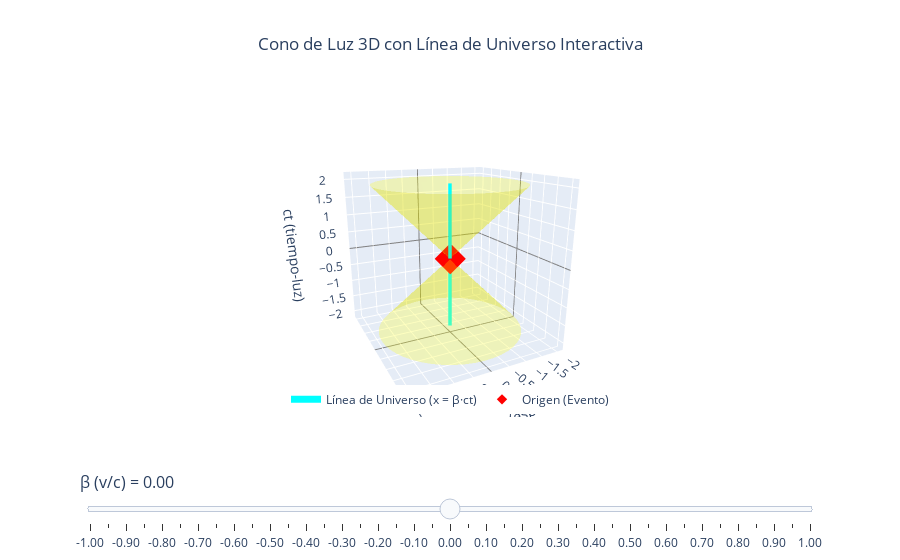

The notebook cell saved with this chart:
### Code cell
import plotly.graph_objects as go
import numpy as np

# --- Parámetros ---
CT_MAX = 2.0  # Máxima "altura" (ct) del cono y extensión de la línea de universo
N_POINTS_CONE = 50 # Puntos para definir la superficie del cono
N_POINTS_LINE = 100 # Puntos para la línea de universo

# --- Funciones para generar geometrías ---

def get_cone_surface(ct_max, n_points, future=True):
    """Genera los puntos para la superficie de un cono de luz."""
    ct_abs_vals = np.linspace(0.01, ct_max, n_points // 2) # Empezar un poco > 0 para evitar singularidad en el vértice
    theta_vals = np.linspace(0, 2 * np.pi, n_points)
    ct_grid, theta_grid = np.meshgrid(ct_abs_vals, theta_vals)
    
    x = ct_grid * np.cos(theta_grid)
    y = ct_grid * np.sin(theta_grid) # Para el cono 3D, pero la línea de universo estará en el plano y=0
    
    if future:
        z_ct = ct_grid
    else:
        z_ct = -ct_grid
        
    return x, y, z_ct

def get_world_line_3d(beta, ct_max, n_points):
    """
    Genera los puntos para la línea de universo de una partícula que se mueve
    solo a lo largo del eje x.
    La línea de universo es x = beta * ct.
    En nuestro gráfico, ct es el eje Z, x es el eje X.
    Así que: X = beta * Z
    """
    z_ct_vals = np.linspace(-ct_max, ct_max, n_points)
    x_vals = beta * z_ct_vals
    y_vals = np.zeros_like(z_ct_vals) # Movimiento solo en dirección x
    return x_vals, y_vals, z_ct_vals

# --- Crear la figura inicial ---
fig = go.Figure()

# 1. Cono de Luz Futuro
x_cone_f, y_cone_f, z_cone_f = get_cone_surface(CT_MAX, N_POINTS_CONE, future=True)
fig.add_trace(go.Surface(x=x_cone_f, y=y_cone_f, z=z_cone_f,
                         colorscale=[[0, 'yellow'], [1, 'yellow']],
                         opacity=0.25,
                         showscale=False,
                         name="Cono Futuro (ct > 0)"))

# 2. Cono de Luz Pasado
x_cone_p, y_cone_p, z_cone_p = get_cone_surface(CT_MAX, N_POINTS_CONE, future=False)
fig.add_trace(go.Surface(x=x_cone_p, y=y_cone_p, z=z_cone_p,
                         colorscale=[[0, 'yellow'], [1, 'yellow']],
                         opacity=0.25,
                         showscale=False,
                         name="Cono Pasado (ct < 0)"))

# 3. Línea de Universo (inicial con beta=0)
initial_beta = 0.0
x_wl, y_wl, z_wl = get_world_line_3d(initial_beta, CT_MAX, N_POINTS_LINE)
fig.add_trace(go.Scatter3d(x=x_wl, y=y_wl, z=z_wl,
                           mode='lines',
                           line=dict(color='cyan', width=7),
                           name="Línea de Universo (x = β·ct)"))

# 4. Puntos de intersección (inicialmente pueden no existir o ser el origen)
# La intersección ocurre cuando x = beta*ct Y x^2 + y^2 = (ct)^2 (ecuación del cono)
# Como y=0 para la línea de universo, (beta*ct)^2 = (ct)^2
# beta^2 * ct^2 = ct^2
# Si ct != 0: beta^2 = 1 => |beta| = 1.
# Si |beta| < 1, la única intersección es en el origen (ct=0, x=0).
# Si |beta| = 1, la línea de universo está EN el cono de luz.
# Si |beta| > 1 (no permitido físicamente para partículas masivas), no hay intersección excepto el origen.

# Para visualizar, si |beta|=1, toda la línea está en el cono.
# Si |beta|<1, el único punto de intersección "real" es el origen.
# No vamos a dibujar un punto específico de intersección más allá del origen,
# ya que la línea entera (para beta=1) o solo el origen (para beta<1) es la "intersección".
# Lo que podemos hacer es cambiar el color de la línea de universo si beta=1.

# Placeholder para la "intersección" (más bien, para indicar si la línea está en el cono)
# No será un punto discreto a menos que quieras mostrar el origen
# Para beta = 1 o -1, la línea entera es la intersección.
# Para beta < 1, solo el origen (0,0,0) es la intersección.
# Vamos a añadir un punto en el origen para que siempre esté visible
fig.add_trace(go.Scatter3d(x=[0], y=[0], z=[0],
                           mode='markers',
                           marker=dict(color='red', size=8, symbol='diamond'),
                           name="Origen (Evento)"))


# --- Configuración del Layout y Slider ---
beta_values = np.linspace(-1.0, 1.0, 41) # Valores para beta (v/c), incluyendo -1 y 1
active_slider_idx = np.where(np.isclose(beta_values, initial_beta))[0][0]

sliders = [
    dict(
        active=int(active_slider_idx),
        currentvalue={"prefix": "β (v/c) = ", "font": {"size": 16}},
        pad={"t": 50},
        steps=[]
    )
]

for beta_val in beta_values:
    x_wl_updated, y_wl_updated, z_wl_updated = get_world_line_3d(beta_val, CT_MAX, N_POINTS_LINE)
    
    line_color = 'cyan'
    line_width = 7
    if np.isclose(np.abs(beta_val), 1.0): # Si la velocidad es c
        line_color = 'lime' # Verde brillante para indicar que está en el cono de luz
        line_width = 9

    step = dict(
        method="restyle",
        args=[
            {"x": [x_wl_updated.tolist()], "y": [y_wl_updated.tolist()], "z": [z_wl_updated.tolist()],
             "line.color": [line_color], "line.width": [line_width]}, # Atributos a cambiar
            [2] # Índice del trace de la línea de universo (el tercer trace, índice 2)
        ],
        label=f"{beta_val:.2f}"
    )
    sliders[0]["steps"].append(step)

fig.update_layout(
    title_text="Cono de Luz 3D con Línea de Universo Interactiva",
    title_x=0.5,
    scene=dict(
        xaxis_title="x (espacial)",
        yaxis_title="y (espacial)",
        zaxis_title="ct (tiempo-luz)",
        xaxis=dict(range=[-CT_MAX*1.1, CT_MAX*1.1], autorange=False, zerolinecolor='gray', zerolinewidth=2),
        yaxis=dict(range=[-CT_MAX*1.1, CT_MAX*1.1], autorange=False, zerolinecolor='gray', zerolinewidth=2), # y es menos relevante aquí
        zaxis=dict(range=[-CT_MAX*1.1, CT_MAX*1.1], autorange=False, zerolinecolor='gray', zerolinewidth=2),
        aspectratio=dict(x=1, y=1, z=1),
        camera=dict(
            eye=dict(x=1.0, y=2.0, z=0.7) # Ajustar vista para ver mejor el plano x-ct
        )
    ),
    scene_dragmode='orbit',
    sliders=sliders,
    legend=dict(orientation="h", yanchor="bottom", y=0.01, xanchor="center", x=0.5)
)

# Asegurar que el eje Y no domine la vista si no es relevante
fig.update_scenes(yaxis_showticklabels=False, yaxis_title="")


# Mostrar la figura
fig.show()
